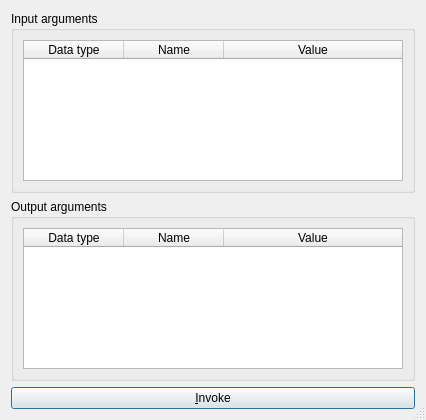
<?xml version="1.0" encoding="UTF-8"?>
<ui version="4.0">
 <class>InvokeActionDialog</class>
 <widget class="QDialog" name="InvokeActionDialog">
  <property name="windowModality">
   <enum>Qt::NonModal</enum>
  </property>
  <property name="geometry">
   <rect>
    <x>0</x>
    <y>0</y>
    <width>426</width>
    <height>420</height>
   </rect>
  </property>
  <property name="windowTitle">
   <string>Testing action invocation</string>
  </property>
  <property name="sizeGripEnabled">
   <bool>true</bool>
  </property>
  <layout class="QVBoxLayout" name="verticalLayout">
   <item>
    <widget class="QGroupBox" name="inputArgumentsBox">
     <property name="title">
      <string>Input arguments</string>
     </property>
     <layout class="QHBoxLayout" name="horizontalLayout">
      <item>
       <widget class="QTableWidget" name="inputArguments">
        <attribute name="horizontalHeaderCascadingSectionResizes">
         <bool>false</bool>
        </attribute>
        <attribute name="horizontalHeaderStretchLastSection">
         <bool>true</bool>
        </attribute>
        <attribute name="verticalHeaderVisible">
         <bool>false</bool>
        </attribute>
        <attribute name="verticalHeaderVisible">
         <bool>false</bool>
        </attribute>
        <attribute name="horizontalHeaderStretchLastSection">
         <bool>true</bool>
        </attribute>
        <attribute name="horizontalHeaderCascadingSectionResizes">
         <bool>false</bool>
        </attribute>
        <column>
         <property name="text">
          <string>Data type</string>
         </property>
        </column>
        <column>
         <property name="text">
          <string>Name</string>
         </property>
        </column>
        <column>
         <property name="text">
          <string>Value</string>
         </property>
        </column>
       </widget>
      </item>
     </layout>
    </widget>
   </item>
   <item>
    <widget class="QGroupBox" name="outputArgumentsBox">
     <property name="title">
      <string>Output arguments</string>
     </property>
     <layout class="QVBoxLayout" name="verticalLayout_2">
      <item>
       <widget class="QTableWidget" name="outputArguments">
        <attribute name="horizontalHeaderStretchLastSection">
         <bool>true</bool>
        </attribute>
        <attribute name="verticalHeaderVisible">
         <bool>false</bool>
        </attribute>
        <attribute name="verticalHeaderVisible">
         <bool>false</bool>
        </attribute>
        <attribute name="horizontalHeaderStretchLastSection">
         <bool>true</bool>
        </attribute>
        <column>
         <property name="text">
          <string>Data type</string>
         </property>
        </column>
        <column>
         <property name="text">
          <string>Name</string>
         </property>
        </column>
        <column>
         <property name="text">
          <string>Value</string>
         </property>
        </column>
       </widget>
      </item>
     </layout>
    </widget>
   </item>
   <item>
    <widget class="QPushButton" name="invokeButton">
     <property name="text">
      <string>&amp;Invoke</string>
     </property>
     <property name="default">
      <bool>true</bool>
     </property>
    </widget>
   </item>
  </layout>
 </widget>
 <resources/>
 <connections/>
</ui>
